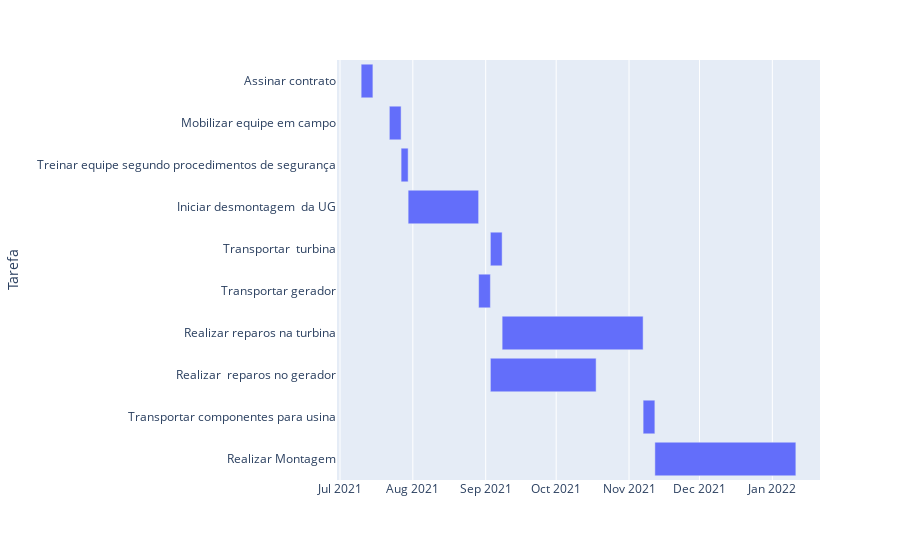

The cell this chart's notebook holds for it:
### Code cell
fig = px.timeline(df_cronograma, x_start="Início", x_end="Fim", y="Tarefa")
fig.update_yaxes(autorange="reversed")
fig.show()

### Figure 1 — Plotly figure (JSON) as saved in the notebook; plotly's stock layout.template omitted (floating-point values rounded to 4 significant figures)
{"data": [{"alignmentgroup": "True", "base": ["2021-07-10T00:00:00", "2021-07-22T00:00:00", "2021-07-27T00:00:00", "2021-07-30T00:00:00", "2021-09-03T00:00:00", "2021-08-29T00:00:00", "2021-09-08T00:00:00", "2021-09-03T00:00:00", "2021-11-07T00:00:00", "2021-11-12T00:00:00"], "hovertemplate": "Início=%{base}<br>Fim=%{x}<br>Tarefa=%{y}<extra></extra>", "legendgroup": "", "marker": {"color": "#636efa", "pattern": {"shape": ""}}, "name": "", "offsetgroup": "", "orientation": "h", "showlegend": false, "textposition": "auto", "type": "bar", "x": [432000000, 432000000, 259200000, 2592000000, 432000000, 432000000, 5184000000, 3888000000, 432000000, 5184000000], "xaxis": "x", "y": ["Assinar contrato", "Mobilizar equipe em campo", "Treinar equipe segundo procedimentos de segurança", "Iniciar desmontagem  da UG", "Transportar  turbina", "Transportar gerador", "Realizar reparos na turbina", "Realizar  reparos no gerador", "Transportar componentes para usina", "Realizar Montagem"], "yaxis": "y"}], "layout": {"autosize": true, "barmode": "overlay", "legend": {"tracegroupgap": 0}, "margin": {"t": 60}, "xaxis": {"anchor": "y", "autorange": true, "domain": [0, 1], "range": ["2021-06-29 17:20", "2022-01-21 06:40"], "type": "date"}, "yaxis": {"anchor": "x", "autorange": true, "domain": [0, 1], "range": [9.5, -0.5], "title": {"text": "Tarefa"}, "type": "category"}}}
